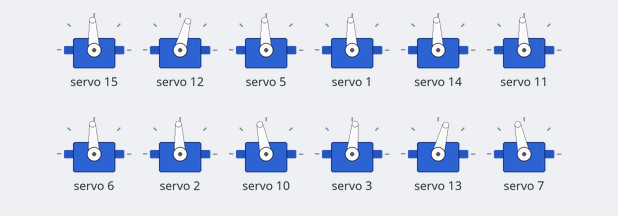
A sketch run on a simulated Arduino Nano, built with avr-gcc and run on an emulated ATmega328P. On the bench: 12 × servo. What the sketch prints to the serial monitor is not drawn.

Above: at 0.05 s.
At 0.55 s:
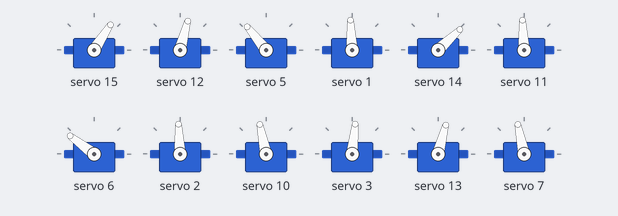
At 0.8 s:
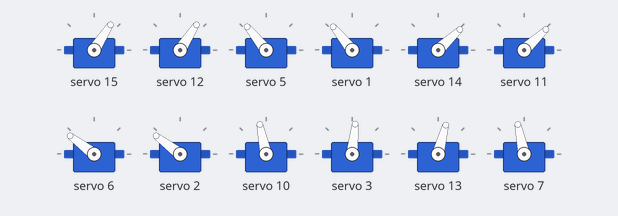
Timing chart, 0 to 3.0 s (numbered marks = the images above):
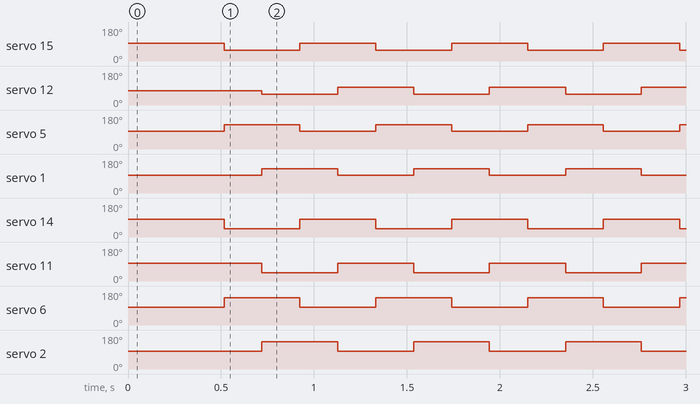

Measured:
- by itself, servo 15, servo 12: alternates 93° for 0.41 s and 57° for 0.41 s
- by itself, servo 5, servo 1: alternates 129° for 0.41 s and 93° for 0.41 s
- by itself, servo 14, servo 11: alternates 93° for 0.41 s and 43° for 0.41 s
- by itself, servo 6, servo 2: alternates 143° for 0.41 s and 93° for 0.41 s

The sketch:

Roco_318_-_Gallop.ino
```cpp
/*-----------------------------------------------------------------------------------------------------
  ----------------------------------------------------------------------------------------------------
  ---------------------------------------------------------------------------------------------------

            _____   ____   _____ ____ ____  __  ___
           |  __ \ / __ \ / ____/ __ \___ \/_ |/ _ \
           | |__) | |  | | |   | |  | |__) || | (_) |
           |  _  /| |  | | |   | |  | |__ < | |> _ <
           | | \ \| |__| | |___| |__| |__) || | (_) |
           |_|  \_\\____/ \_____\____/____/ |_|\___/
                    SIMPLE SERVO CONTROLLER

  This is some super simple code for controlling servos via id and angle values.
  This has been made for the Arduino Nano with a PCA9685 16 channel i2c PWM breakout board.

                         -:Wiring:-
                ARDUINO NANO --->    PCA9685
                     A5      --->      SCL
                     A4      --->      SDA
                    GND      --->      GND
                     5V      --->      VCC

  THIS CODE UTILISES THE ADAFRUIT PWM SERVO DRIVER LIBRARY, TO ADD IT TO YOUR ARDUINO IDE:
  - Click on; Sketch
  - Click on; Include Library
  - Click on; Manage Libraries...
  - In the search bar that appears, type in "Adafruit PWM Servo Driver" and click install on the one that appears with the same name.
  Now you have the neccessary libraries to run the following code.

                     -:USING THE CODE:-
                      ----------------
  When uploaded you can then send simple commands to the board to control your servos.
  It must be in the following format:
    ServoNumber,ServoAngle

    So for example:

    UpdateServo(6, 90);

    This will move servo number 6 to an angle of 90 degrees.

  That is everything you need to know to use the board

  Debugging:

  If you send your servo an angle value and it does not line up, then you may need to calibrate the servo minimum and maximum pulse lengths
  Currently they have been calibrated for a range of 0 to 180 degrees for the Towerpro MG996R
  #define SERVOMIN  135 // This is the 'minimum' pulse length count (out of 4096) For the MG996R this wants to be 135
  #define SERVOMAX  482 // this is the 'maximum' pulse length count (out of 4096) For the MG996R this wants to be 482

  ------------------------------------------------------------------------------------------------
  -------------------------------------------------------------------------------------------------
*/

#include <Wire.h>
#include <Adafruit_PWMServoDriver.h>

#define SERVOMIN  135 // This is the 'minimum' pulse length count (out of 4096) For the MG996R this wants to be 135
#define SERVOMAX  482 // this is the 'maximum' pulse length count (out of 4096) For the MG996R this wants to be 482


Adafruit_PWMServoDriver PCA9685 = Adafruit_PWMServoDriver();

int ServoPositions[16][5]; //you can use this to make a 2D array of values for your 16 servos positions for each point of your walking gait

// Name different motors
int backLeftHip = 13;
int backLeftKnee = 14;
int backLeftAnkle = 15;

int frontLeftHip = 10;
int frontLeftKnee = 11;
int frontLeftAnkle = 12;

int backRightHip = 7;
int backRightKnee = 6;
int backRightAnkle = 5;

int frontRightHip = 3;
int frontRightKnee = 2;
int frontRightAnkle = 1;

//----------------------------------------------------------------------------//
void setup() {
  Serial.begin(115200); //Nice faster speed
  PCA9685.begin();
  PCA9685.setPWMFreq(50); //Maximum speed this can be set to is 1600
  Wire.setClock(400000); // Fast 400khz I2C Mode
  Serial.println("PCA9685 Servo Controller Connected & Ready");
}


/*----------------------------------------------------------------------------
   __  __          _____ _   _
  |  \/  |   /\   |_   _| \ | |
  | \  / |  /  \    | | |  \| |
  | |\/| | / /\ \   | | | . ` |
  | |  | |/ ____ \ _| |_| |\  |
  |_|  |_/_/    \_\_____|_| \_|
  ----------------------------------------------------------------------------*/
void loop() {

//  for (int ServoNumber = 1; ServoNumber <= 16; ServoNumber++) // set all servos to 90 degrees
//  {
//    UpdateServo(ServoNumber, 90);
//  }
//  delay(1000);


    // Set initial position for all the motors
    UpdateServo(backLeftAnkle, 90);
    UpdateServo(frontLeftAnkle, 70);
    UpdateServo(backRightAnkle, 90);
    UpdateServo(frontRightAnkle, 90);
    UpdateServo(backLeftKnee, 90);
    UpdateServo(frontLeftKnee, 90);
    UpdateServo(backRightKnee, 90);
    UpdateServo(frontRightKnee, 90);
    UpdateServo(frontLeftHip, 100);
    UpdateServo(frontRightHip, 80);
    UpdateServo(backLeftHip, 70);
    UpdateServo(backRightHip, 100);
    delay(500);

    while(true)
    {

    //Reset hips every loop to correct them in case they have moved in the previous step
    resetHips();

    //Move back legs forward using the functions
    touchFloorRight(backRightKnee, backRightAnkle);//
    touchFloorLeft(backLeftKnee, backLeftAnkle);
    delay(200);

    //Move front legs forward using the functions
    touchFloorLeft(frontLeftKnee, frontLeftAnkle);
    touchFloorRight(frontRightKnee, frontRightAnkle);
    delay(200);

    //Step with back legs
    stand(backLeftKnee, backLeftAnkle);
    stand(backRightKnee, backRightAnkle);
    delay(200);

    //Step front legs
    stand(frontLeftKnee, frontLeftAnkle);
    stand(frontRightKnee, frontRightAnkle);
    delay(200);

    }


}
//End of Main
//----------------------------------------------------------------------------//


/*----------------------------------------------------------------------------
   ______ _    _ _   _  _____ _______ _____ ____  _   _  _____
  |  ____| |  | | \ | |/ ____|__   __|_   _/ __ \| \ | |/ ____|
  | |__  | |  | |  \| | |       | |    | || |  | |  \| | (___
  |  __| | |  | | . ` | |       | |    | || |  | | . ` |\___ \
  | |    | |__| | |\  | |____   | |   _| || |__| | |\  |____) |
  |_|     \____/|_| \_|\_____|  |_|  |_____\____/|_| \_|_____/
  ----------------------------------------------------------------------------*/
void UpdateServo (int Id, int Angle) {

  double pulselength = map(Angle, 0, 180, SERVOMIN, SERVOMAX); //map the degree value to pulselength value
  PCA9685.setPWM(Id, 0, pulselength); //Send the angle to the appropiate servo

}

//Position 1 of the step (left legs)
void touchFloorLeft(int knee, int ankle)
{
  UpdateServo(knee, 35);
  UpdateServo(ankle, 50);
}

//Position 1 of the step (right legs)
void touchFloorRight(int knee, int ankle)
{
  UpdateServo(knee, 145);
  UpdateServo(ankle, 130);
}

//Second position
void stand(int knee, int ankle)
{
  UpdateServo(knee, 90);
  UpdateServo(ankle, 90);
}

//Reset hips function
void resetHips(void)
{
  UpdateServo(frontLeftHip, 100);
  UpdateServo(frontRightHip, 80);
  UpdateServo(backLeftHip, 70);
  UpdateServo(backRightHip, 100);
}
```
